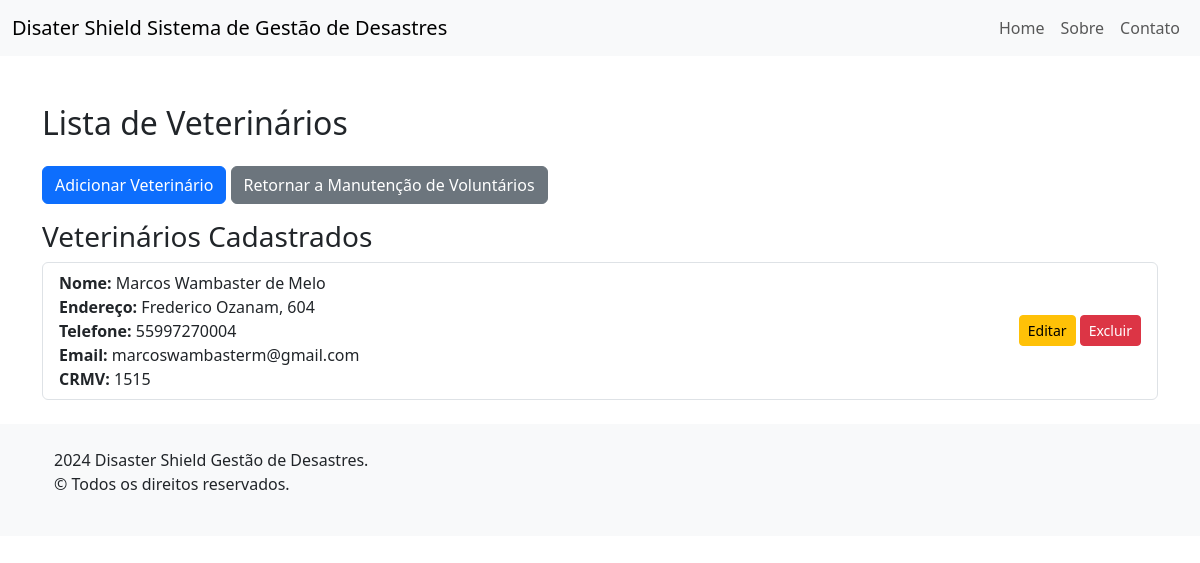
Page /voluntarios/veterinarios/ on the earlier database version.
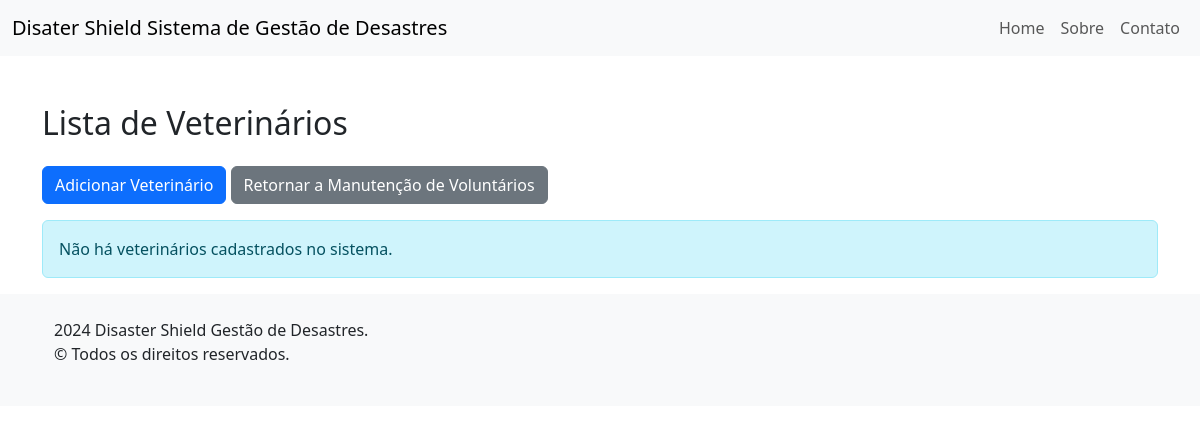
Same page on the later database version.
### voluntarios/models.py (models this page shows, shortened)
class Voluntario(models.Model):
    nome = models.CharField(max_length=100)
    endereco = models.CharField(max_length=200)
    telefone = models.CharField(max_length=15)
    email = models.EmailField()
    class Meta:
        abstract = True

class Veterinario(Voluntario):
    crmv = models.CharField(max_length=20)

### voluntarios/views.py (the view)
# urls.py: path('veterinarios/', views.ListaVeterinariosView.as_view(), name='listar_veterinarios'),
class ListaVeterinariosView(ListView):
    model = Veterinario
    template_name = 'lista_veterinarios.html'
    context_object_name = 'veterinarios'

### voluntarios/templates/lista_veterinarios.html (shortened to what this page needs)
{% extends "base.html" %}
{% block content %}
<div class="container mt-5">
    <h2 class="my-4">Lista de Veterinários</h2>
    <a href="{% url 'adicionar_veterinario' %}" class="btn btn-primary mb-3">Adicionar Veterinário</a>
    <a href="{% url 'lista_voluntarios' %}" class="btn btn-secondary mb-3">Retornar a Manutenção de Voluntários</a>
    {% if veterinarios %}
        <h3>Veterinários Cadastrados</h3>
        <ul class="list-group mb-4">
            {% for veterinario in veterinarios %}
                <li class="list-group-item d-flex justify-content-between align-items-center">
                    <div>
                        <strong>Nome:</strong> {{ veterinario.nome }}<br>
                        <strong>Endereço:</strong> {{ veterinario.endereco }}<br>
                        <strong>Telefone:</strong> {{ veterinario.telefone }}<br>
                        <strong>Email:</strong> {{ veterinario.email }}<br>
                        <strong>CRMV:</strong> {{ veterinario.crmv }}
                    </div>
                    <div>
                        <a href="{% url 'editar_veterinario' veterinario.pk %}" class="btn btn-warning btn-sm">Editar</a>
                        <a href="{% url 'excluir_veterinario' veterinario.pk %}" class="btn btn-danger btn-sm">Excluir</a>
                    </div>
                </li>
            {% endfor %}
        </ul>
    {% else %}
        <div class="alert alert-info" role="alert">
            Não há veterinários cadastrados no sistema.
        </div>
    {% endif %}
</div>
{% endblock %}

Differences in the rows shown:
removed Veterinario: nome "Marcos Wambaster de Melo", endereco "Frederico Ozanam, 604", telefone "55997270004", email "marcoswambasterm@gmail.com", crmv "1515"
Other differences:
text no longer shown: "Veterinários Cadastrados"
text now shown: "Não há veterinários cadastrados no sistema."
